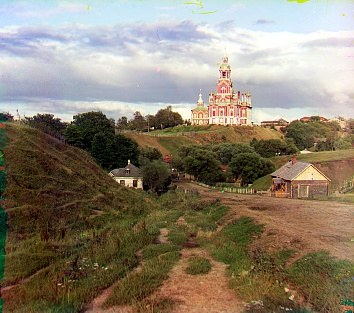
#> input picture pj1/web_assets/gallery/cathedral.jpg, 354 x 313 px, found by its file name
$ python generate_web_assets.py
#> lines starting #> are read from the running program, lines starting #| are printed output that depends on the picture
### pj1/colorize.py
"""Colorize vertically stacked Prokudin-Gorskii glass-plate scans.

The input order is blue, green, red from top to bottom.  A reported shift
``(x, y)`` is the translation applied to a moving channel to align it with
the blue reference channel: positive x moves right and positive y moves down.
"""

from __future__ import annotations

import argparse
from pathlib import Path
from typing import Iterable, Literal

import numpy as np
from PIL import Image


Metric = Literal["ncc", "l2", "edge-ncc"]
Shift = tuple[int, int]


def read_grayscale(path: Path) -> np.ndarray:
    """Read a plate scan as a float32 grayscale image in [0, 1]."""
    with Image.open(path) as image:
        array = np.asarray(image)

    if array.ndim == 3:
        # This is mainly a convenience for accidentally RGB-encoded scans.
        # to prevent RGBA; mean takes the mean of RGB if the input is 3-dim
        array = array[..., :3].astype(np.float32).mean(axis=2)

    if np.issubdtype(array.dtype, np.integer):
        scale = float(np.iinfo(array.dtype).max)
    else:
        scale = float(np.nanmax(array)) if np.nanmax(array) > 1 else 1.0
    return np.clip(array.astype(np.float32) / scale, 0.0, 1.0)


def split_channels(plate: np.ndarray) -> tuple[np.ndarray, np.ndarray, np.ndarray]:
    """Split a stacked plate into equally sized B, G, and R channels."""
    if plate.ndim != 2:
        raise ValueError(f"Expected a 2-D grayscale image, got shape {plate.shape}")
    height = plate.shape[0] // 3
    if height == 0:
        raise ValueError("The input is too short to contain three channels")
    # Any one- or two-row remainder is intentionally discarded.
    return plate[:height], plate[height : 2 * height], plate[2 * height : 3 * height]


# [27 lines left out: functions _edge_magnitude, _downsample, not called in this run]


def _overlap(
    reference: np.ndarray, moving: np.ndarray, shift: Shift, crop_fraction: float
) -> tuple[np.ndarray, np.ndarray]:
    """Get corresponding valid pixels after translating moving by (x, y).

    Examples
    --------
    shift = (3,5) stands for moving one needs to moved right 3 pixels and down 5 pixels
    Thus we take moving[0:97, 0:95] to compare with reference[3:100, 5:100]
    """
    dx, dy = shift
    height, width = reference.shape
    ref_y0, ref_y1 = max(0, dy), min(height, height + dy) # y range of reference BLUE channelS
    ref_x0, ref_x1 = max(0, dx), min(width, width + dx)
    mov_y0, mov_y1 = ref_y0 - dy, ref_y1 - dy
    mov_x0, mov_x1 = ref_x0 - dx, ref_x1 - dx

    # we only take the central (1-crop_fraction) part into score calculation
    overlap_h, overlap_w = ref_y1 - ref_y0, ref_x1 - ref_x0
    trim_y = int(overlap_h * crop_fraction)
    trim_x = int(overlap_w * crop_fraction)
    ref_y0, ref_y1 = ref_y0 + trim_y, ref_y1 - trim_y
    ref_x0, ref_x1 = ref_x0 + trim_x, ref_x1 - trim_x
    mov_y0, mov_y1 = mov_y0 + trim_y, mov_y1 - trim_y
    mov_x0, mov_x1 = mov_x0 + trim_x, mov_x1 - trim_x

    return (
        reference[ref_y0:ref_y1, ref_x0:ref_x1],
        moving[mov_y0:mov_y1, mov_x0:mov_x1],
    )


def _score(reference: np.ndarray, moving: np.ndarray, metric: Metric) -> float:
    """Return a score to minimize."""
    if reference.size == 0:
        return float("inf")
    ref = reference.ravel()
    mov = moving.ravel()
    if metric == "l2":
        difference = ref - mov
        return float(np.mean(difference * difference))

    ref_centered = ref - ref.mean()
    mov_centered = mov - mov.mean()
    denominator = float(np.linalg.norm(ref_centered) * np.linalg.norm(mov_centered))
    if denominator <= 1e-12:
        return float("inf")
    # NCC is maximized, so negate it to share the minimization path with L2.
    return -float(np.dot(ref_centered, mov_centered) / denominator)


# [71 lines left out: functions align_single_scale, align_pyramid, not called in this run]


def _boundary_profile(image: np.ndarray, axis: int, quantile: float = 0.90) -> np.ndarray:
    """Measure how strongly each row/column boundary changes across the image."""
    # Keep full resolution in the direction where a boundary is located, but
    # sample along that boundary. A straight plate edge does not require every
    # orthogonal pixel, and this bounds memory use for large TIFF files.
    orthogonal_axis = 1 - axis
    sample_step = max(1, image.shape[orthogonal_axis] // 512)
    if axis == 0:
        sampled = image[:, ::sample_step, :]
    else:
        sampled = image[::sample_step, :, :]
    differences = np.abs(np.diff(sampled, axis=axis))
    reduce_axes = (1, 2) if axis == 0 else (0, 2)
    return np.quantile(differences, quantile, axis=reduce_axes)


def _find_border_edge(
    profile: np.ndarray,
    image_size: int,
    from_start: bool,
    max_fraction: float,
    minimum_strength: float,
) -> int:
    """Find the innermost significant edge in one outer search band."""
    band = max(1, min(len(profile), int(np.ceil(image_size * max_fraction))))
    if from_start:
        indices = np.arange(0, band)
        no_crop = 0
    else:
        indices = np.arange(len(profile) - band, len(profile))
        no_crop = image_size

    side_scores = profile[indices]
    if side_scores.size == 0:
        return no_crop

    # Estimate ordinary scene-edge strength away from all four border bands.
    interior = profile[band : len(profile) - band]
    if interior.size < 8:
        interior = profile
    baseline = float(np.median(interior))
    mad = float(np.median(np.abs(interior - baseline)))
    peak = float(np.max(side_scores))

    # A border edge should be both strong in absolute image terms and unusual
    # compared with edges inside the photograph. The peak ratio also retains
    # weaker inner edges when a border consists of several colored bands.
    unusual_strength = baseline + 0.75 * max(mad, 1e-6)
    if peak < max(minimum_strength, unusual_strength):
        return no_crop
    threshold = max(minimum_strength, unusual_strength, 0.10 * peak)
    peak_index = int(indices[int(np.argmax(side_scores))])
    neighborhood = max(3, int(np.ceil(image_size * 0.04)))
    belongs_to_border = np.abs(indices - peak_index) <= neighborhood
    candidates = indices[(side_scores >= threshold) & belongs_to_border] + 1
    if candidates.size == 0:
        return no_crop

    # Coordinate k denotes the edge between pixels k-1 and k. Choose the edge
    # furthest from the relevant outside edge to remove multi-band borders.
    return int(np.max(candidates) if from_start else np.min(candidates))


def detect_crop_bounds(
    image: np.ndarray,
    max_crop_fraction: float = 0.12,
    edge_quantile: float = 0.90,
) -> tuple[int, int, int, int]:
    """Detect (top, bottom, left, right) borders from long color discontinuities.

    Only outer search bands are considered, which prevents prominent edges near
    the center of the scene from being mistaken for plate borders.
    """
    if image.ndim != 3 or image.shape[2] != 3:
        raise ValueError(f"Expected an RGB image, got shape {image.shape}")
    if not 0 < max_crop_fraction < 0.5:
        raise ValueError("Maximum automatic crop fraction must be in (0, 0.5)")
    if not 0 < edge_quantile < 1:
        raise ValueError("Edge quantile must be in (0, 1)")

    height, width = image.shape[:2]
    robust_range = float(np.percentile(image, 99) - np.percentile(image, 1))
    minimum_strength = max(1e-4, 0.02 * robust_range)
    row_profile = _boundary_profile(image, axis=0, quantile=edge_quantile)
    column_profile = _boundary_profile(image, axis=1, quantile=edge_quantile)

    top = _find_border_edge(
        row_profile, height, True, max_crop_fraction, minimum_strength
    )
    bottom = _find_border_edge(
        row_profile, height, False, max_crop_fraction, minimum_strength
    )
    left = _find_border_edge(
        column_profile, width, True, max_crop_fraction, minimum_strength
    )
    right = _find_border_edge(
        column_profile, width, False, max_crop_fraction, minimum_strength
    )

    # Fall back independently on any side whose detection would make the crop
    # implausibly small. This is mostly protection for tiny synthetic inputs.
    if bottom <= top:
        top, bottom = 0, height
    if right <= left:
        left, right = 0, width
    return top, bottom, left, right


# [129 lines left out: functions crop_borders, compose_rgb, save_rgb, colorize, not called in this run]


def _default_output(input_path: Path, output_dir: Path) -> Path:
    return output_dir / f"{input_path.stem}_color.jpg"


# [54 lines left out: functions build_parser, main, not called in this run]


# [2 lines that do not run on import are left out]

### pj1/generate_web_assets.py
"""Generate lightweight, reproducible teaching assets for the PJ1 webpage."""

from __future__ import annotations

from pathlib import Path

import numpy as np
from PIL import Image, ImageDraw

import colorize as c


ROOT = Path(__file__).resolve().parent
DATA = ROOT / "CS180_fa2026_proj1_data"
OUTPUTS = ROOT / "outputs"
ASSETS = ROOT / "web_assets"

SHIFTS: dict[str, tuple[c.Shift, c.Shift]] = {
    "cathedral": ((2, 5), (3, 12)),
    "church": ((4, 25), (-4, 58)),
    "emir": ((24, 49), (40, 107)),
    "harvesters": ((17, 60), (14, 124)),
    "icon": ((17, 42), (23, 90)),
    "ilemselga": ((7, 40), (11, 131)),
    "melons": ((10, 80), (13, 177)),
    "monastery": ((2, -3), (2, 3)),
    "religous_painting": ((5, 30), (6, 70)),
    "self_portrait": ((29, 78), (37, 175)),
    "siren": ((-6, 49), (-24, 96)),
    "three_generations": ((12, 54), (9, 111)),
    "tobolsk": ((2, 3), (3, 6)),
    "wharf": ((-7, 15), (-16, 83)),
}

# Required baseline: pyramid alignment scored directly on channel intensities.
RAW_NCC_SHIFTS: dict[str, tuple[c.Shift, c.Shift]] = {
    "cathedral": ((2, 5), (3, 12)),
    "church": ((4, 25), (-4, 58)),
    "emir": ((24, 49), (-281, 125)),
    "harvesters": ((17, 60), (13, 124)),
    "icon": ((17, 41), (23, 89)),
    "ilemselga": ((7, 40), (11, 130)),
    "melons": ((11, 82), (13, 178)),
    "monastery": ((2, -3), (2, 3)),
    "religous_painting": ((3, 28), (7, 68)),
    "self_portrait": ((29, 79), (37, 176)),
    "siren": ((-6, 49), (-25, 96)),
    "three_generations": ((14, 53), (11, 112)),
    "tobolsk": ((3, 3), (3, 6)),
    "wharf": ((-7, 15), (-16, 83)),
}

CUSTOM_NCC_SHIFTS: dict[str, tuple[c.Shift, c.Shift]] = {
    "master-pnp-prok-00100-00191a": ((8, 72), (-26, 159)),
    "master-pnp-prok-00500-00578a": ((5, 63), (-3, 142)),
    "master-pnp-prok-01800-01854a": ((30, 99), (49, 199)),
}


def _display_array(array: np.ndarray, autocontrast: bool = True) -> np.ndarray:
    result = np.asarray(array, dtype=np.float32).copy()
    if result.ndim == 2:
        result = result[..., None]
    if autocontrast:
        for channel_index in range(result.shape[2]):
            channel = result[..., channel_index]
            low, high = np.percentile(channel, (1, 99))
            if high > low:
                result[..., channel_index] = (channel - low) / (high - low)
    result = np.clip(result * 255, 0, 255).astype(np.uint8)
    if result.shape[2] == 1:
        return result[..., 0]
    return result


def _save(
    array: np.ndarray,
    path: Path,
    max_width: int = 1600,
    quality: int = 90,
    autocontrast: bool = True,
) -> None:
    image = Image.fromarray(_display_array(array, autocontrast=autocontrast))
    if image.width > max_width:
        height = round(image.height * max_width / image.width)
        image = image.resize((max_width, height), Image.Resampling.LANCZOS)
    path.parent.mkdir(parents=True, exist_ok=True)
    image.save(path, quality=quality, optimize=True)


# [44 lines left out: functions _copy_for_web, _raw_ncc_output, _single_ncc_output, not called in this run]


def _common_alignment_views(
    blue: np.ndarray,
    green: np.ndarray,
    red: np.ndarray,
    green_shift: c.Shift,
    red_shift: c.Shift,
) -> tuple[np.ndarray, np.ndarray]:
    """Return same-sized unaligned/aligned RGB views for a fair slider."""
    height, width = blue.shape
    shifts = ((0, 0), green_shift, red_shift)
    left = max(dx for dx, _ in shifts)
    right = min(width + dx for dx, _ in shifts)
    top = max(dy for _, dy in shifts)
    bottom = min(height + dy for _, dy in shifts)

    def shifted(channel: np.ndarray, shift: c.Shift) -> np.ndarray:
        dx, dy = shift
        return channel[top - dy : bottom - dy, left - dx : right - dx]

    aligned = np.dstack(
        (shifted(red, red_shift), shifted(green, green_shift), shifted(blue, (0, 0)))
    )
    unaligned = np.dstack(
        (red[top:bottom, left:right], green[top:bottom, left:right],
         blue[top:bottom, left:right])
    )

    crop_top, crop_bottom, crop_left, crop_right = c.detect_crop_bounds(aligned)
    buffer = max(1, round(min(aligned.shape[:2]) * 0.005))
    if crop_top:
        crop_top += buffer
    if crop_bottom < aligned.shape[0]:
        crop_bottom -= buffer
    if crop_left:
        crop_left += buffer
    if crop_right < aligned.shape[1]:
        crop_right -= buffer
    crop = np.s_[crop_top:crop_bottom, crop_left:crop_right]
    return unaligned[crop], aligned[crop]


def _heat_color(value: float) -> tuple[int, int, int]:
    """Dark navy -> blue -> cyan -> cream color ramp."""
    stops = (
        (0.00, (7, 14, 28)),
        (0.35, (20, 55, 92)),
        (0.68, (25, 164, 184)),
        (1.00, (247, 222, 146)),
    )
    for (left_t, left), (right_t, right) in zip(stops, stops[1:]):
        if value <= right_t:
            mix = (value - left_t) / (right_t - left_t)
            return tuple(round(a + mix * (b - a)) for a, b in zip(left, right))
    return stops[-1][1]


def _save_heatmap(
    reference: np.ndarray,
    moving: np.ndarray,
    metric: c.Metric,
    path: Path,
    radius: int = 15,
) -> c.Shift:
    values = np.empty((2 * radius + 1, 2 * radius + 1), dtype=np.float32)
    for row, dy in enumerate(range(-radius, radius + 1)):
        for column, dx in enumerate(range(-radius, radius + 1)):
            ref_patch, mov_patch = c._overlap(reference, moving, (dx, dy), 0.10)
            values[row, column] = c._score(ref_patch, mov_patch, metric)

    best_row, best_column = np.unravel_index(np.argmin(values), values.shape)
    best = (best_column - radius, best_row - radius)
    quality = -values
    low, high = np.percentile(quality, (2, 100))
    normalized = np.clip((quality - low) / max(high - low, 1e-8), 0, 1)

    cell = 16
    pad_left, pad_top, pad_right, pad_bottom = 68, 42, 24, 58
    grid_size = values.shape[0] * cell
    canvas = Image.new(
        "RGB", (pad_left + grid_size + pad_right, pad_top + grid_size + pad_bottom),
        (8, 13, 22),
    )
    draw = ImageDraw.Draw(canvas)
    for row in range(values.shape[0]):
        for column in range(values.shape[1]):
            x0 = pad_left + column * cell
            y0 = pad_top + row * cell
            draw.rectangle(
                (x0, y0, x0 + cell - 1, y0 + cell - 1),
                fill=_heat_color(float(normalized[row, column])),
            )

    marker_x = pad_left + best_column * cell
    marker_y = pad_top + best_row * cell
    draw.rectangle(
        (marker_x - 2, marker_y - 2, marker_x + cell + 1, marker_y + cell + 1),
        outline=(255, 106, 92), width=3,
    )
    draw.text((pad_left, 12), f"BEST  dx={best[0]:+d}, dy={best[1]:+d}", fill=(235, 242, 244))
    draw.text((12, pad_top + grid_size // 2), "dy", fill=(131, 159, 171))
    draw.text((pad_left + grid_size // 2, pad_top + grid_size + 30), "dx", fill=(131, 159, 171))
    for tick in (-15, -10, -5, 0, 5, 10, 15):
        position = (tick + radius) * cell + cell // 2
        draw.text((pad_left + position - 7, pad_top + grid_size + 10), str(tick), fill=(131, 159, 171))
        draw.text((pad_left - 28, pad_top + position - 5), str(tick), fill=(131, 159, 171))
    path.parent.mkdir(parents=True, exist_ok=True)
    canvas.save(path, optimize=True)
    return best


def generate_explanation_assets() -> None:
    plate = c.read_grayscale(DATA / "cathedral.jpg")
#> in read_grayscale, image is the input picture: PIL image 354x313 RGB; mean R, G, B 138.8, 127.7, 110.7
#> in read_grayscale, `scale = float(np.nanmax(array)) if np.nanmax(array) > 1 else 1.0`: scale = 255
    blue, green, red = c.split_channels(plate)
    _save(plate, ASSETS / "plate-cathedral.jpg", max_width=720)
    _save(blue, ASSETS / "channel-blue.jpg", max_width=520)
    _save(green, ASSETS / "channel-green.jpg", max_width=520)
    _save(red, ASSETS / "channel-red.jpg", max_width=520)

    unaligned, aligned = _common_alignment_views(
        blue, green, red, *SHIFTS["cathedral"]
    )
    _save(unaligned, ASSETS / "cathedral-unaligned.jpg", max_width=1000)
    _save(aligned, ASSETS / "cathedral-aligned.jpg", max_width=1000)
    ncc_best = _save_heatmap(blue, green, "ncc", ASSETS / "heatmap-ncc.png")
    l2_best = _save_heatmap(blue, green, "l2", ASSETS / "heatmap-l2.png")

    emir_plate = c.read_grayscale(DATA / "emir.tif")
    emir_blue, emir_green, emir_red = c.split_channels(emir_plate)
    level = emir_blue
    index = 0
    while True:
        _save(level, ASSETS / f"pyramid-emir-{index}.jpg", max_width=1200)
        if min(level.shape) <= 400:
            break
        level = c._downsample(level)
        index += 1

    raw_emir = c.compose_rgb(
        emir_blue, emir_green, emir_red, *SHIFTS["emir"], crop_mode="none"
    )
    cropped_emir = c.crop_borders(raw_emir, mode="auto")
    _save(raw_emir, ASSETS / "emir-before-crop.jpg", max_width=1500)
    _save(cropped_emir, ASSETS / "emir-after-crop.jpg", max_width=1500)
    _save(
        cropped_emir,
        ASSETS / "emir-before-contrast.jpg",
        max_width=1500,
        autocontrast=False,
    )
    _save(
        cropped_emir,
        ASSETS / "emir-after-contrast.jpg",
        max_width=1500,
        autocontrast=True,
    )
    _save(cropped_emir, ASSETS / "hero-emir.jpg", max_width=2200, quality=92)
    print(f"Single-scale heatmaps: NCC {ncc_best}, L2 {l2_best}")


# [34 lines left out: functions generate_gallery, generate_assignment_results, not called in this run]


def main() -> None:
    generate_explanation_assets()
#> in generate_explanation_assets, `blue, green, red = c.split_channels(plate)`:
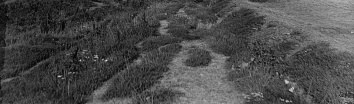
#> red: shape (104, 354) float32; min 0.00915, max 0.892, mean 0.292
#> the loop in _display_array, `for channel_index in range(result.shape[2]):` made 1 pass
#> (low, high) on pass 1: (0.0301, 0.983)
#> the loop in _display_array (call 2), `for channel_index in range(result.shape[2]):` made 1 pass
#> (low, high) on pass 1: (0.631, 0.995)
#> call 2 of shifted, with shift = (2, 5)
#> in shifted (call 2), `dx, dy = shift`: dx = 2; dy = 5
#> in shifted (call 2), `return channel[top - dy : bottom - dy, left - dx : right - dx]`:
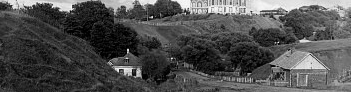
#> returned value: shape (92, 351) float32; min 0, max 0.984, mean 0.314
#> in _common_alignment_views, `unaligned = np.dstack( (red[top:bottom, left:right], green[top:bottom,..`:
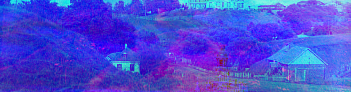
#> unaligned: shape (92, 351, 3) float32; mean of channels 0, 1, 2 0.292, 0.292, 0.839; drawn as R, G, B
#> in detect_crop_bounds, `robust_range = float(np.percentile(image, 99) - np.percentile(image, 1))`: robust_range = 0.958
#> in detect_crop_bounds, `minimum_strength = max(1e-4, 0.02 * robust_range)`: minimum_strength = 0.0192
#> in detect_crop_bounds, `row_profile = _boundary_profile(image, axis=0, quantile=edge_quantile)`: row_profile = 91 values, max 0.165 at index 7, min 0.0847 at index 83, mean 0.105
#> call 2 of _boundary_profile, with axis = 1, quantile = 0.9
#> in _boundary_profile (call 2), `differences = np.abs(np.diff(sampled, axis=axis))`:
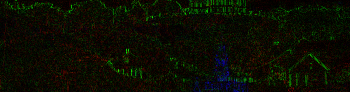
#> differences: shape (92, 350, 3) float32; mean of channels 0, 1, 2 0.0482, 0.0566, 0.011; drawn as R, G, B
#> in detect_crop_bounds, `column_profile = _boundary_profile(image, axis=1, quantile=edge_quanti..`: column_profile = 350 values, max 0.175 at index 224, min 0.0627 at index 1, mean 0.0953
#> in _find_border_edge, `band = max(1, min(len(profile), int(np.ceil(image_size * max_fraction)..`: band = 12
#> in _find_border_edge, `side_scores = profile[indices]`: side_scores = [0.0941, 0.11, 0.103, 0.0967, 0.11, 0.115, 0.127, 0.165, 0.136, 0.128, 0.122, 0.124]
#> in _find_border_edge, `interior = profile[band : len(profile) - band]`: interior = 67 values, max 0.133 at index 1, min 0.0876 at index 17, mean 0.102
#> in _find_border_edge, `baseline = float(np.median(interior))`: baseline = 0.0993
#> in _find_border_edge, `mad = float(np.median(np.abs(interior - baseline)))`: mad = 0.00523
#> in _find_border_edge, `peak = float(np.max(side_scores))`: peak = 0.165
#> in _find_border_edge, `unusual_strength = baseline + 0.75 * max(mad, 1e-6)`: unusual_strength = 0.103
#> in _find_border_edge, `peak_index = int(indices[int(np.argmax(side_scores))])`: peak_index = 7
#> in _find_border_edge, `belongs_to_border = np.abs(indices - peak_index) <= neighborhood`: belongs_to_border = [False, False, False, True, True, True, True, True, True, True, True, True]
#> in _find_border_edge, `candidates = indices[(side_scores >= threshold) & belongs_to_border] + 1`: candidates = [5, 6, 7, 8, 9, 10, 11, 12]
#> in detect_crop_bounds, `top = _find_border_edge( row_profile, height, True, max_crop_fraction,..`: top = 12
#> in detect_crop_bounds, `bottom = _find_border_edge( row_profile, height, False, max_crop_fract..`: bottom = 80
#> in detect_crop_bounds, `left = _find_border_edge( column_profile, width, True, max_crop_fracti..`: left = 0
#> in detect_crop_bounds, `right = _find_border_edge( column_profile, width, False, max_crop_frac..`: right = 326
#> in _common_alignment_views, `crop_top, crop_bottom, crop_left, crop_right = c.detect_crop_bounds(al..`: crop_top = 12; crop_bottom = 80; crop_left = 0; crop_right = 326
#> in _common_alignment_views, `crop_top += buffer`: crop_top = 13
#> in _common_alignment_views, `crop_bottom -= buffer`: crop_bottom = 79
#> in _common_alignment_views, `crop_right -= buffer`: crop_right = 325
#> the loop in _display_array (call 6), `for channel_index in range(result.shape[2]):` made 3 passes
#> (low, high) on passes 1 to 3: (0.0614, 0.54), (0.00523, 0.829), (0.663, 0.996)
#> pass 1, in _display_array (call 6), `channel = result[..., channel_index]`:
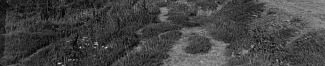
#> channel: shape (66, 325) float32; min 0.00915, max 0.892, mean 0.266
#> in _display_array (call 6), `result = np.clip(result * 255, 0, 255).astype(np.uint8)`:
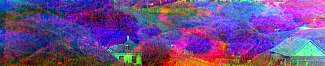
#> result: shape (66, 325, 3); mean of channels 0, 1, 2 108.7, 74.1, 140.1; drawn as R, G, B
#> the loop in _save_heatmap, `for row, dy in enumerate(range(-radius, radius + 1)):` made 31 passes
#> call 2 of _save_heatmap, with metric = 'l2', radius = 15
#> in _save_heatmap (call 2), `canvas.save(path, optimize=True)`:
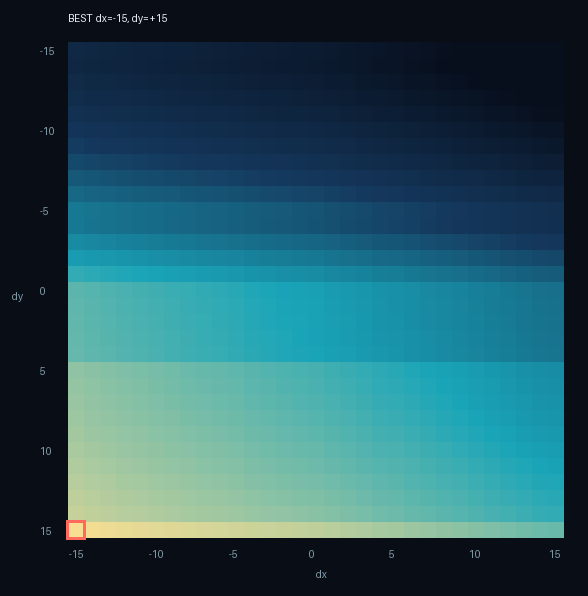
#> saved as heatmap-l2.png: PIL image 588x596 RGB; mean R, G, B 38.9, 87.9, 98.2
    generate_gallery()
    generate_assignment_results()


if __name__ == "__main__":
#> (the run stopped early here; a loop or call above may not have finished)
